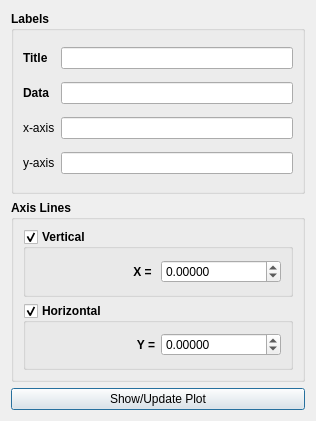
<?xml version="1.0" encoding="UTF-8"?>
<ui version="4.0">
 <class>BasicPlotter</class>
 <widget class="QDialog" name="BasicPlotter">
  <property name="geometry">
   <rect>
    <x>0</x>
    <y>0</y>
    <width>316</width>
    <height>421</height>
   </rect>
  </property>
  <property name="minimumSize">
   <size>
    <width>316</width>
    <height>421</height>
   </size>
  </property>
  <property name="windowTitle">
   <string>Basic Plotter</string>
  </property>
  <layout class="QVBoxLayout" name="verticalLayout">
   <item>
    <widget class="QGroupBox" name="groupBox">
     <property name="enabled">
      <bool>true</bool>
     </property>
     <property name="minimumSize">
      <size>
       <width>0</width>
       <height>132</height>
      </size>
     </property>
     <property name="font">
      <font>
       <weight>75</weight>
       <bold>true</bold>
      </font>
     </property>
     <property name="title">
      <string>Labels</string>
     </property>
     <layout class="QGridLayout" name="gridLayout">
      <item row="3" column="2">
       <widget class="QLineEdit" name="yAxisLineEdit_">
        <property name="enabled">
         <bool>true</bool>
        </property>
       </widget>
      </item>
      <item row="2" column="0">
       <widget class="QLabel" name="label_2">
        <property name="font">
         <font>
          <weight>50</weight>
          <bold>false</bold>
         </font>
        </property>
        <property name="text">
         <string>x-axis</string>
        </property>
       </widget>
      </item>
      <item row="3" column="0">
       <widget class="QLabel" name="label_3">
        <property name="font">
         <font>
          <weight>50</weight>
          <bold>false</bold>
         </font>
        </property>
        <property name="text">
         <string>y-axis</string>
        </property>
       </widget>
      </item>
      <item row="0" column="0">
       <widget class="QLabel" name="label">
        <property name="text">
         <string>Title</string>
        </property>
       </widget>
      </item>
      <item row="0" column="2">
       <widget class="QLineEdit" name="titleLineEdit_">
        <property name="enabled">
         <bool>true</bool>
        </property>
       </widget>
      </item>
      <item row="2" column="2">
       <widget class="QLineEdit" name="xAxisLineEdit_">
        <property name="enabled">
         <bool>true</bool>
        </property>
       </widget>
      </item>
      <item row="1" column="0">
       <widget class="QLabel" name="label_4">
        <property name="text">
         <string>Data</string>
        </property>
       </widget>
      </item>
      <item row="1" column="2">
       <widget class="QLineEdit" name="dataLineEdit_"/>
      </item>
     </layout>
    </widget>
   </item>
   <item>
    <widget class="QGroupBox" name="groupBox_2">
     <property name="enabled">
      <bool>true</bool>
     </property>
     <property name="minimumSize">
      <size>
       <width>0</width>
       <height>0</height>
      </size>
     </property>
     <property name="font">
      <font>
       <weight>75</weight>
       <bold>true</bold>
      </font>
     </property>
     <property name="title">
      <string>Axis Lines</string>
     </property>
     <layout class="QVBoxLayout" name="verticalLayout_2">
      <item>
       <widget class="QGroupBox" name="verticalAxisGroupBox_">
        <property name="title">
         <string>Vertical</string>
        </property>
        <property name="checkable">
         <bool>true</bool>
        </property>
        <layout class="QGridLayout" name="gridLayout_2">
         <item row="0" column="0">
          <widget class="QLabel" name="label_8">
           <property name="text">
            <string>X = </string>
           </property>
           <property name="alignment">
            <set>Qt::AlignRight|Qt::AlignTrailing|Qt::AlignVCenter</set>
           </property>
          </widget>
         </item>
         <item row="0" column="1">
          <widget class="QDoubleSpinBox" name="verticalAxisSpinBox_">
           <property name="enabled">
            <bool>true</bool>
           </property>
           <property name="font">
            <font>
             <weight>50</weight>
             <bold>false</bold>
            </font>
           </property>
           <property name="decimals">
            <number>5</number>
           </property>
           <property name="minimum">
            <double>-9999999.000000000000000</double>
           </property>
           <property name="maximum">
            <double>9999999.000000000000000</double>
           </property>
          </widget>
         </item>
        </layout>
       </widget>
      </item>
      <item>
       <widget class="QGroupBox" name="horizontalAxisGroupBox_">
        <property name="title">
         <string>Horizontal</string>
        </property>
        <property name="checkable">
         <bool>true</bool>
        </property>
        <layout class="QGridLayout" name="gridLayout_3">
         <item row="0" column="0">
          <widget class="QLabel" name="label_12">
           <property name="text">
            <string>Y =</string>
           </property>
           <property name="alignment">
            <set>Qt::AlignRight|Qt::AlignTrailing|Qt::AlignVCenter</set>
           </property>
          </widget>
         </item>
         <item row="0" column="1">
          <widget class="QDoubleSpinBox" name="horizontalAxisSpinBox_">
           <property name="font">
            <font>
             <weight>50</weight>
             <bold>false</bold>
            </font>
           </property>
           <property name="decimals">
            <number>5</number>
           </property>
           <property name="minimum">
            <double>-9999999.000000000000000</double>
           </property>
           <property name="maximum">
            <double>9999999.000000000000000</double>
           </property>
          </widget>
         </item>
        </layout>
       </widget>
      </item>
     </layout>
    </widget>
   </item>
   <item>
    <widget class="QPushButton" name="showPlotPushButton_">
     <property name="text">
      <string>Show/Update Plot</string>
     </property>
    </widget>
   </item>
  </layout>
 </widget>
 <tabstops>
  <tabstop>verticalAxisSpinBox_</tabstop>
  <tabstop>horizontalAxisSpinBox_</tabstop>
 </tabstops>
 <resources/>
 <connections/>
 <slots>
  <slot>ScaleUpPush()</slot>
  <slot>ScaleDoubleUpPush()</slot>
  <slot>ScaleDownPush()</slot>
  <slot>ScaleDoubleDownPush()</slot>
 </slots>
</ui>
